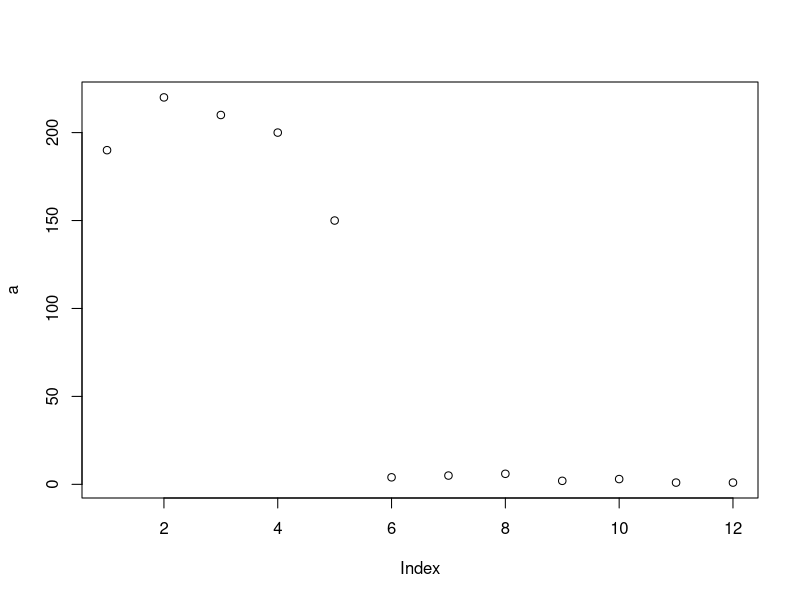
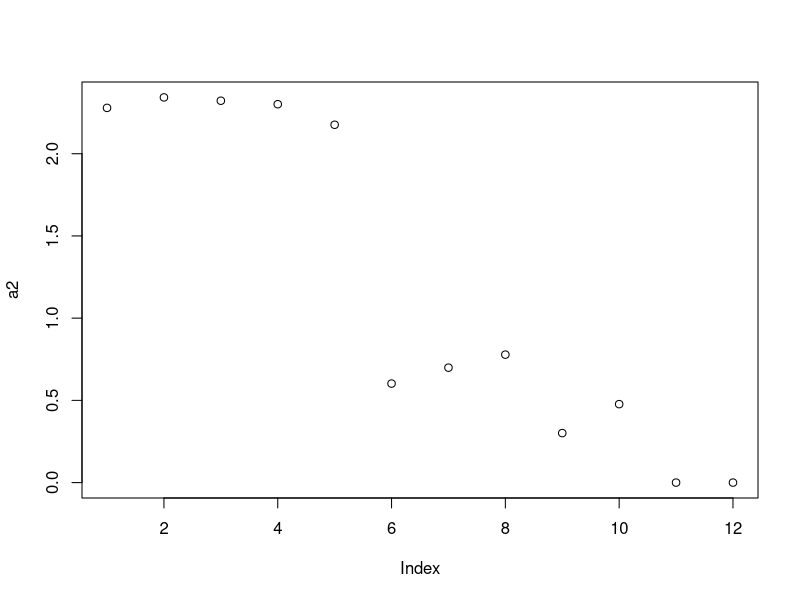
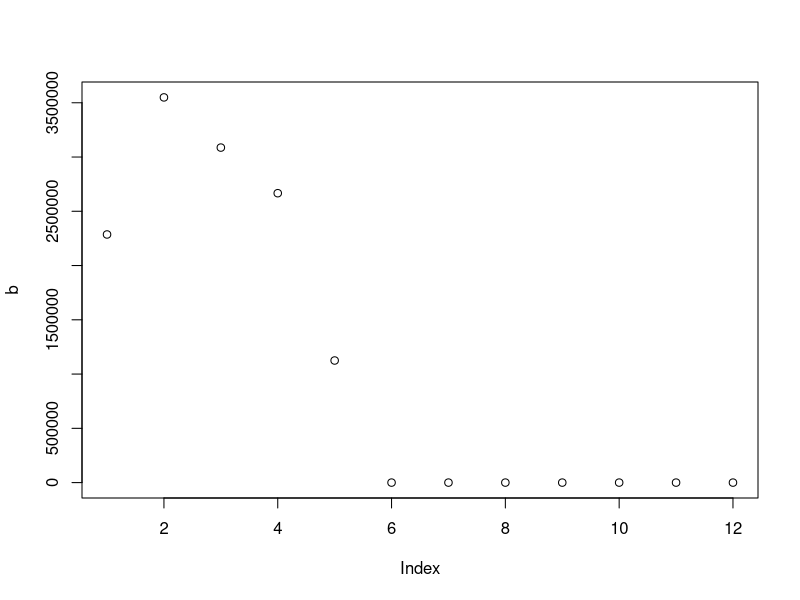

Source code (R) for these figures, in order:

#---- Scaling in R (z-score)-----

# Load sample dataset
data(iris)
# View sample matrix
a = iris$Sepal.Width
# Before min-max normalization
a
#Normalize a with min-max function
scale(a, center = TRUE, scale = TRUE)

# normalizing the content of a matrix with R default scaling package.
# 
x <- matrix(1:10, ncol = 2)
x
scale(x)

#--------- z-score by hand 
z = (x - mean(x)/sd(x))
z

#------- min-max scaling
minmax <- function(x) {
  return((x- min(x)) /(max(x)-min(x)))
}

samplevec = c(-23,2,34,12,11,20,0)

minmax(samplevec)

#------norms
#Lp=1 norm
lpnorm = norm(x, type = c("O")) # one norm, (maximum absolute column sum)
lpnorm 

lpnorm = norm(x, type = c("2")) #  “spectral” or 2-norm, which is the largest singular value (svd) of x
lpnorm


#---------- Logarithm Transformation
a <- c(190,220,210,200,150,4,5,6,2,3,1,1)
plot(a)

a2 <- log10(a)
a2
plot(a2)

#---------- box-cox transformation
install.packages("car")
library("car")

bcPower(1:10, 2) # lambda = 0
b <- bcPower(a,3) # lambda = 3
plot(b)
